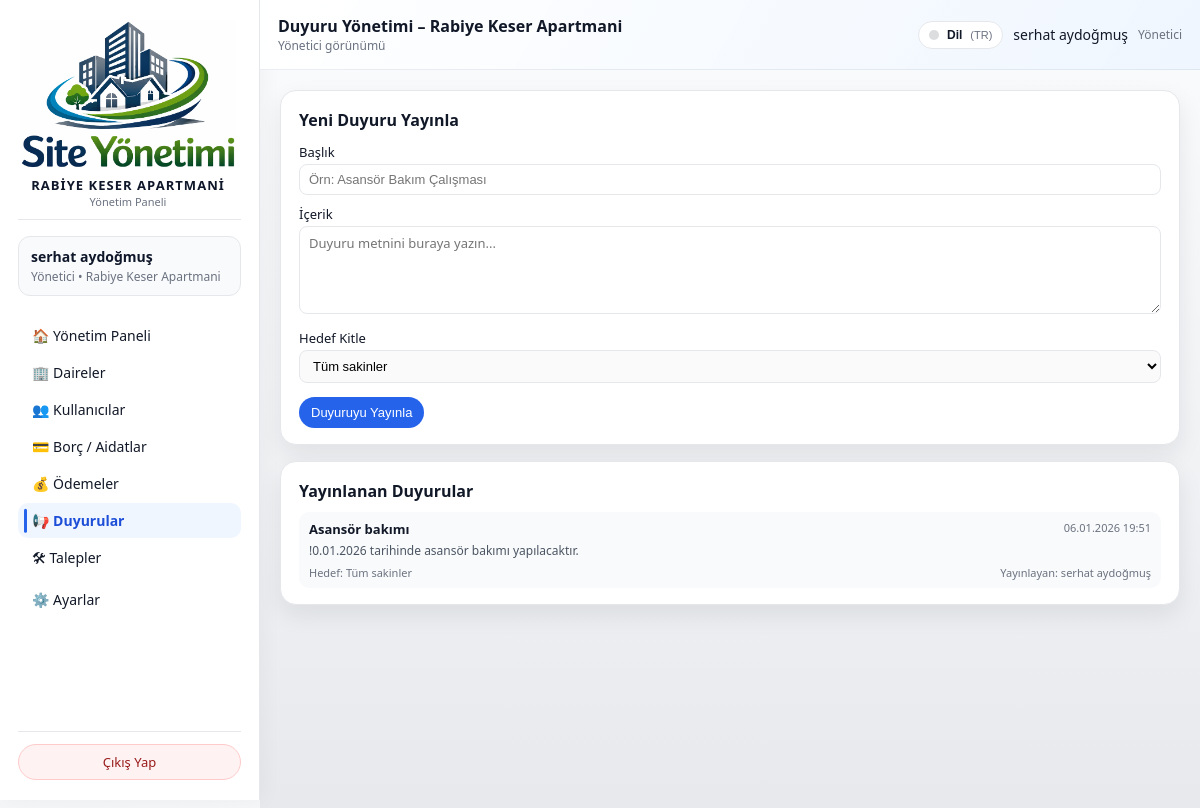
Before: /admin/announcements (signed in) with the older database file.
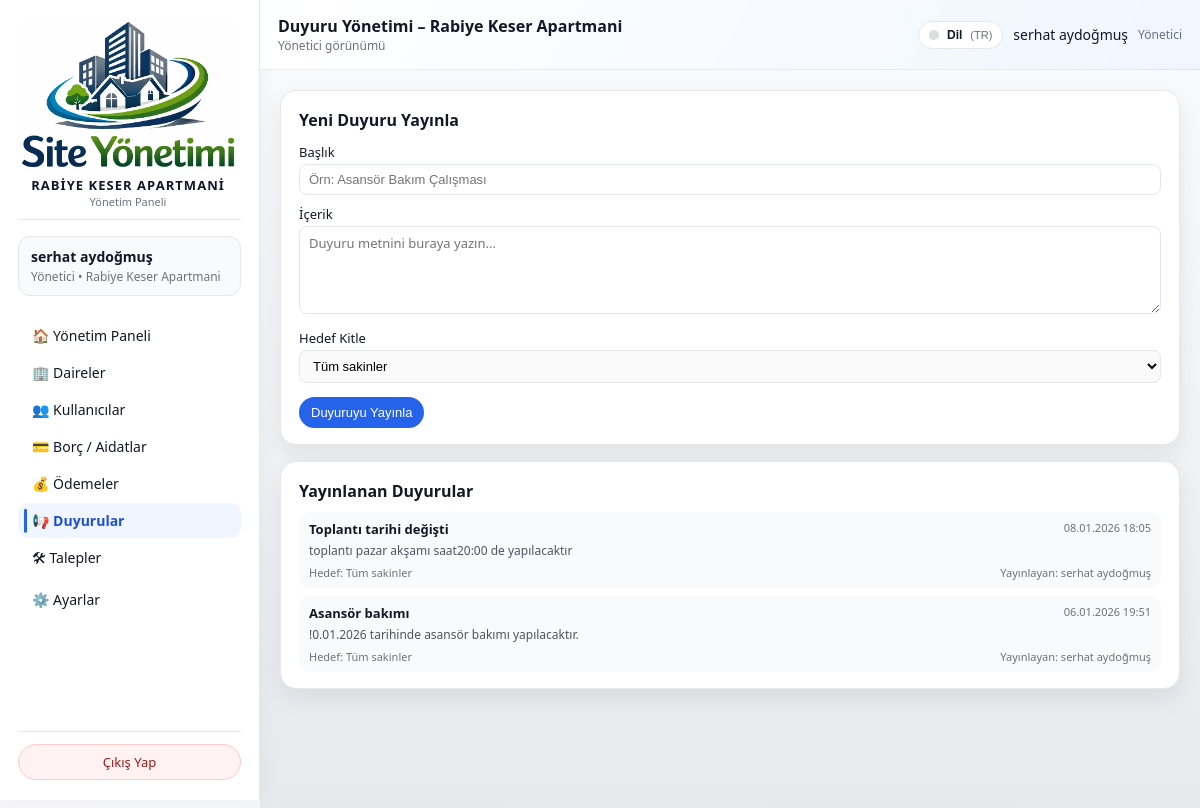
After: the same page with the newer database file.
### models/announcement_model.py (models this page shows, shortened)
class Announcement(db.Model):
    __tablename__ = "announcements"
    id = db.Column(db.Integer, primary_key=True)
    site_id = db.Column(db.Integer, db.ForeignKey("sites.id"), nullable=False)
    title = db.Column(db.String(200), nullable=False)
    content = db.Column(db.Text, nullable=False)
    created_at = db.Column(db.DateTime, default=datetime.utcnow)
    created_by = db.Column(db.Integer, db.ForeignKey("users.id"), nullable=True)
    target = db.Column(db.String(50), nullable=False, default="all")
    author = db.relationship("User", backref="announcements", lazy=True)

### models/user_model.py (models this page shows, shortened)
class User(db.Model):
    __tablename__ = "users"
    id = db.Column(db.Integer, primary_key=True)
    name = db.Column(db.String(120), nullable=False)
    email = db.Column(db.String(120), unique=True, nullable=False, index=True)
    phone = db.Column(db.String(32), nullable=True)
    password_hash = db.Column(db.String(255), nullable=False)
    role = db.Column(db.String(20), nullable=False, default="resident")
    site_id = db.Column(db.Integer, db.ForeignKey("sites.id"), nullable=True)
    apartment_id = db.Column(
        db.Integer,
        db.ForeignKey("apartments.id"),
        nullable=True,
    )
    is_active = db.Column(db.Boolean, default=True, nullable=False)

### routes/admin_routes.py (the view, shortened to what this page needs)
@admin_bp.route("/announcements", methods=["GET", "POST"])
@admin_required
def manage_announcements():
    admin_user = _get_current_admin()
    from models.site_model import Site  # döngü olmasın diye lokal import da yapabilirsin
    site_id = session.get("active_site_id") or (admin_user.site_id if admin_user else None)
    if not site_id:
        flash("Duyurular bölümünü kullanabilmek için bir siteye atanmış olmanız gerekiyor.", "error")
        return redirect(url_for("index"))
    announcements = []
    try:
        announcements = (
            db.session.query(Announcement, User)
            .outerjoin(User, Announcement.created_by == User.id)
            .filter(Announcement.site_id == site_id)   # 🔴 SADECE BU SİTENİN DUYURULARI
            .order_by(Announcement.created_at.desc())
            .limit(100)
            .all()
        )
    except SQLAlchemyError as exc:
        current_app.logger.exception("Duyuru listesi alınamadı: %s", exc)
        flash("Duyuru listesi alınırken bir hata oluştu.", "error")
    today = date.today()
    return render_template(
        "admin/duyurular.html",
        announcements=announcements,
        today=today,
    )

### routes/admin_routes.py (called while the page is built)
def admin_required(view_func):
    @wraps(view_func)
    def wrapped_view(*args, **kwargs):
        user_id = session.get("user_id")
        role = session.get("user_role")
        if not user_id:
            flash("Devam etmek için lütfen giriş yapın.", "info")
            return redirect(url_for("auth.login"))
        if role not in ("admin", "super_admin"):
            flash("Bu alana sadece yönetici kullanıcılar erişebilir.", "error")
            return redirect(url_for("index"))
        return view_func(*args, **kwargs)
    return wrapped_view

@admin_bp.app_context_processor
def inject_site_name():
    name = session.get("site_name")
    if not name:
        name = get_site_display_name()  # DB'den oku (SystemSetting)
        session["site_name"] = name
    return {"current_site_name": name}

def _get_current_admin():
    user_id = session.get("user_id")
    if not user_id:
        return None
    try:
        return User.query.get(user_id)
    except SQLAlchemyError as exc:
        current_app.logger.exception("Admin bilgisi alınamadı: %s", exc)
        return None

### templates/admin/duyurular.html (shortened to what the changed rows need)
{% extends "base.html" %}
{% set LANG = session.get('lang','tr') %}
{% macro tp(k) -%}
  {{ I18N_PAGE.get(LANG, I18N_PAGE['tr']).get(k, I18N_PAGE['tr'].get(k, k)) }}
{%- endmacro %}
{% block content %}
<div class="dashboard-grid">
  <section>
    <div class="card">
      <h2 style="font-size:16px; margin-bottom:12px;">{{ tp('new_card_title') }}</h2>
    </div>
  </section>
  <section>
    <div class="card">
      <h2 style="font-size:16px; margin-bottom:10px;">{{ tp('list_title') }}</h2>
      {% if announcements %}
        <ul style="list-style:none; margin:0; padding:0; display:flex; flex-direction:column; gap:8px;">
          {% for ann, user in announcements %}
            {% set is_expired = ann.created_at and (today - ann.created_at.date()).days >= 29 %}
            <li style="padding:8px 10px; border-radius:10px; background:#f9fafb; {% if is_expired %}opacity:0.6;{% endif %}">
              <div style="display:flex; justify-content:space-between; gap:8px; margin-bottom:4px;">
                <div style="font-size:13px; font-weight:600; {% if is_expired %}text-decoration:line-through;{% endif %}">
                  {{ ann.title }}
                </div>
                <div style="font-size:11px; color:#6b7280; white-space:nowrap;">
                  {{ ann.created_at.strftime('%d.%m.%Y %H:%M') if ann.created_at }}
                </div>
              </div>
              <div style="font-size:12px; color:#4b5563; margin-bottom:6px; {% if is_expired %}text-decoration:line-through;{% endif %}">
                {{ ann.content }}
              </div>
              <div style="display:flex; justify-content:space-between; font-size:11px; color:#6b7280;">
                <span>
                  {% if ann.target == "admins" %}
                    {{ tp('target_prefix') }} {{ tp('target_admins_short') }}
                  {% else %}
                    {{ tp('target_prefix') }} {{ tp('target_all_short') }}
                  {% endif %}
                </span>
                <span>
                  {% if user %}
                    {{ tp('publisher_prefix') }} {{ user.name }}
                  {% else %}
                    {{ tp('system') }}
                  {% endif %}
                </span>
              </div>
            </li>
          {% endfor %}
        </ul>
      {% else %}
        <p style="font-size:13px; color:#6b7280;">
          {{ tp('empty') }}
        </p>
      {% endif %}
    </div>
  </section>
</div>
{% endblock %}

Changed rows visible on the page:
added Announcement: title "Toplantı tarihi değişti", created_at "08.01.2026 18:05", content "toplantı pazar akşamı saat20:00 de yapılacaktır", get "Hedef: Tüm sakinler Yayınlayan:", name "serhat aydoğmuş"
